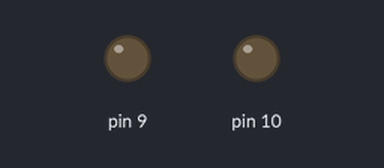
Simulated run of this sketch. Board: Arduino Uno, built with avr-gcc and run on an emulated ATmega328P. Parts: output pins drawn as LEDs (lit = HIGH).

Above: at 1.0 s.
At 3.0 s:
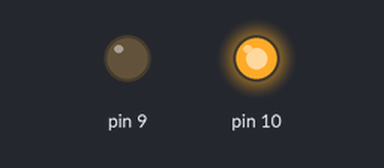
At 5.0 s:
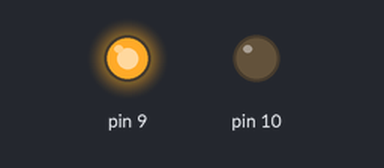
At 7.0 s:
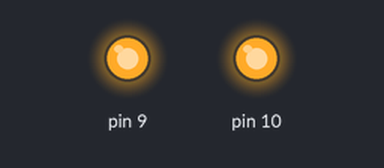
Timing chart, 0 to 10.4 s (numbered marks = the images above):
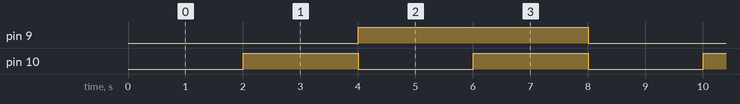

The sketch:

task4.ino
```cpp
void setup() {
  // put your setup code here, to run once:
pinMode(9,OUTPUT);
pinMode(10,OUTPUT);
}

void loop() {
  // put your main code here, to run repeatedly:
digitalWrite(9,0);
digitalWrite(10,0);
delay(2000);
digitalWrite(9,0);
digitalWrite(10,1);
delay(2000);
digitalWrite(9,1);
digitalWrite(10,0);
delay(2000);
digitalWrite(9,1);
digitalWrite(10,1);
delay(2000);
}
```

Measured:
- by itself, pin 9: alternates HIGH for 4.0 s and LOW for 4.0 s
- by itself, pin 10: alternates HIGH for 2.0 s and LOW for 2.0 s
- by itself, everything shown: repeats every 8.0 s, in 4 steps
